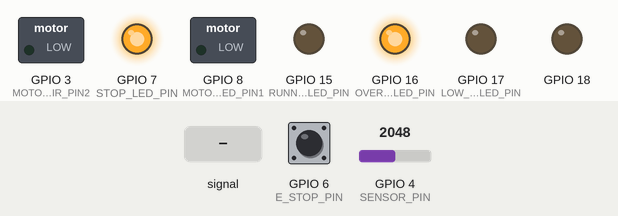
This program was run on a simulated ESP32-S3. Shown: switched loads named in the program (green lamp = pin HIGH), output pins drawn as LEDs (lit = HIGH). The inputs (shaded band) are chosen by the test bench; at power-on: GPIO 4 (SENSOR_PIN) = 2048, GPIO 6 (E_STOP_PIN) HIGH. What the program prints to the serial monitor is not drawn.

Above: at 1.2 s.
1.3 s: GPIO 4 (SENSOR_PIN) set to 1991
At 3.4 s:
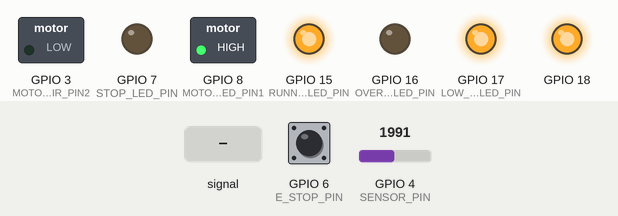
3.8 s: GPIO 4 (SENSOR_PIN) fed a 200 Hz sine of ±327 counts around its level
At 4.6 s:
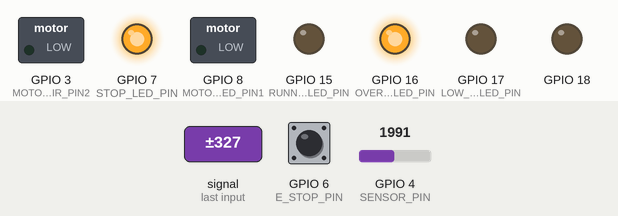
5.3 s: GPIO 6 (E_STOP_PIN) pulled LOW for 0.15 s
At 5.8 s:
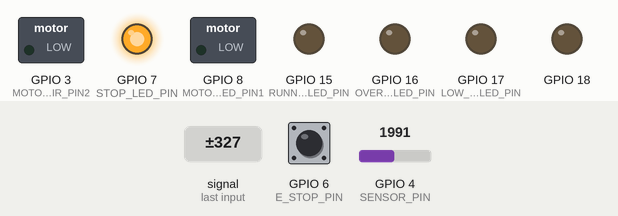
6.9 s: GPIO 6 (E_STOP_PIN) pulled LOW for 1 s
At 8.2 s:
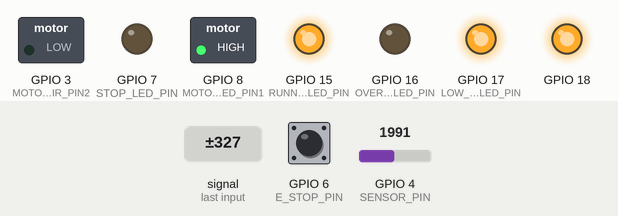
9.4 s: GPIO 6 (E_STOP_PIN) pulled LOW for 3.2 s
At 10.1 s:
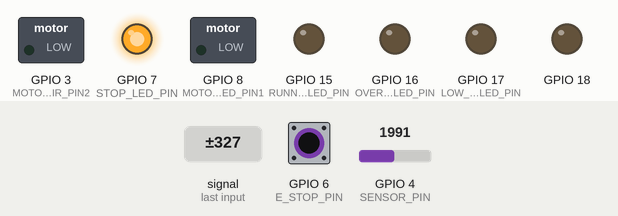
Timing chart, 0 to 12.4 s (numbered marks = the images above; inputs shaded):
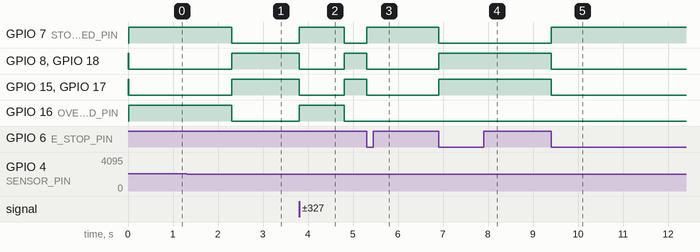

Measured:
- the behaviour switches between 2040 and 2039 on GPIO 4 (SENSOR_PIN) (found by bisection; images 0 and 1)
- after the input at 1.3 s, GPIO 7 (STOP_LED_PIN), GPIO 16 (OVERCURRENT_LED_PIN): HIGH → LOW after 1.0 s; GPIO 8 (MOTOR_SPEED_PIN1), GPIO 15 (RUNNING_LED_PIN), GPIO 17 (LOW_CURRENT_LED_PIN), GPIO 18: LOW → HIGH after 1.0 s
- after the input at 3.8 s, GPIO 7 (STOP_LED_PIN), GPIO 16 (OVERCURRENT_LED_PIN): LOW → HIGH at once, → LOW 1.0 s later; GPIO 8 (MOTOR_SPEED_PIN1), GPIO 15 (RUNNING_LED_PIN), GPIO 17 (LOW_CURRENT_LED_PIN), GPIO 18: HIGH → LOW at once, → HIGH 1.0 s later
- after the input at 5.3 s, GPIO 7 (STOP_LED_PIN): LOW → HIGH at once; GPIO 8 (MOTOR_SPEED_PIN1), GPIO 15 (RUNNING_LED_PIN), GPIO 17 (LOW_CURRENT_LED_PIN), GPIO 18: HIGH → LOW at once
- after the input at 6.9 s, GPIO 7 (STOP_LED_PIN): HIGH → LOW at once; GPIO 8 (MOTOR_SPEED_PIN1), GPIO 15 (RUNNING_LED_PIN), GPIO 17 (LOW_CURRENT_LED_PIN), GPIO 18: LOW → HIGH at once
- after the input at 9.4 s, GPIO 7 (STOP_LED_PIN): LOW → HIGH at once; GPIO 8 (MOTOR_SPEED_PIN1), GPIO 15 (RUNNING_LED_PIN), GPIO 17 (LOW_CURRENT_LED_PIN), GPIO 18: HIGH → LOW at once

The program:

main.cpp
```cpp
#include <Arduino.h>
#include "../include/CurrentSensor.h"
#include "../include/L298N.h"
#include "../include/enum_class.h"


void init_pins();
void Leds_Control(SystemState state);
void IRAM_ATTR emergency_stop_isr();
volatile unsigned long lastInterrupt = 0;
volatile unsigned long faultStartTime = 0;
const unsigned long OVERCURRENT_RECOVERY_DELAY_MS = 1000;

L298N motor(MOTOR_SPEED_PIN1, MOTOR_DIR_PIN2, MOTOR_ENA);
SystemState systemState;

volatile bool emergency_stop_triggered = false;
void setup()
{
  Serial.begin(115200);
  systemState = SystemState::RUNNING;
  init_pins();
  CurrentSensor_Init(SENSOR_PIN, CURRENT_SENSOR_SCALE);
  attachInterrupt(digitalPinToInterrupt(E_STOP_PIN), emergency_stop_isr, FALLING);
}

void loop()
{
  Leds_Control(systemState);
  if (emergency_stop_triggered)
  {
    systemState = SystemState::EMERGENCY_STOP;
    motor.stop();
    return;
  }
  if (CurrentSensor_IsOvercurrent(CURRENT_THRESHOLD, systemState))
  {
    faultStartTime = millis();
    systemState = SystemState::FAULT_OVERCURRENT;
    motor.stop();
    return;
  }
  if (systemState == SystemState::FAULT_OVERCURRENT)
  {
    if (millis() - faultStartTime < OVERCURRENT_RECOVERY_DELAY_MS)
    {
      motor.stop();
      return;
    }
  }
  systemState = SystemState::RUNNING;
  motor.forward(255);
}

void init_pins()
{
    motor.begin();
    pinMode(SENSOR_PIN, INPUT);
    pinMode(E_STOP_PIN, INPUT_PULLUP);
    pinMode(RUNNING_LED_PIN, OUTPUT);
    pinMode(STOP_LED_PIN, OUTPUT);
    pinMode(LOW_CURRENT_LED_PIN, OUTPUT);
    pinMode(OVERCURRENT_LED_PIN, OUTPUT);
}

void Leds_Control(SystemState state)
{
  switch (state)
  {
    case SystemState::STOP:
        digitalWrite(RUNNING_LED_PIN, LOW);
        digitalWrite(STOP_LED_PIN, HIGH);
        digitalWrite(LOW_CURRENT_LED_PIN, LOW);
        digitalWrite(OVERCURRENT_LED_PIN, LOW);
        break;
    case SystemState::RUNNING:
        digitalWrite(RUNNING_LED_PIN, HIGH);
        digitalWrite(STOP_LED_PIN, LOW);
        digitalWrite(LOW_CURRENT_LED_PIN, HIGH);
        digitalWrite(OVERCURRENT_LED_PIN, LOW);
        break;
    case SystemState::FAULT_OVERCURRENT:
        digitalWrite(RUNNING_LED_PIN, LOW);
        digitalWrite(STOP_LED_PIN, HIGH);
        digitalWrite(LOW_CURRENT_LED_PIN, LOW);
        digitalWrite(OVERCURRENT_LED_PIN, HIGH);
        break;
    case SystemState::EMERGENCY_STOP:
        digitalWrite(RUNNING_LED_PIN, LOW);
        digitalWrite(STOP_LED_PIN, HIGH);
        digitalWrite(LOW_CURRENT_LED_PIN, LOW);
        digitalWrite(OVERCURRENT_LED_PIN, LOW);
        break;
  }
}

void IRAM_ATTR emergency_stop_isr()
{
  unsigned long now = millis();

  if (now - lastInterrupt < 200)
      return;
  lastInterrupt = now;
  emergency_stop_triggered = !emergency_stop_triggered;
}
```

CurrentSensor.h
```cpp
#ifndef CURRENT_SENSOR_H
#define CURRENT_SENSOR_H

#include "config.h"
#include "enum_class.h"

#define alpha 0.3 // Low-pass filter coefficient for smoothing current readings


void CurrentSensor_Init(int8_t pin, float sensitivity);
float CurrentSensor_ReadAmps();
bool CurrentSensor_IsOvercurrent(float threshold, volatile SystemState &systemState);

#endif
```

L298N.h
```cpp
#ifndef L298N_H
#define L298N_H

#include "config.h"
class L298N {
private:
    uint8_t _pin1;
    uint8_t _pin2;
    uint8_t _currentspeed;
    uint8_t _currentdirection;
    uint8_t _ena;
public:
    L298N(const uint8_t &pin1, const uint8_t &pin2, const uint8_t &ena);
    void begin();
    void forward(uint8_t speed);
    void reverse(uint8_t &speed);
    void stop();
    void Brake();
};

#endif
```

enum_class.h
```cpp
#pragma once

enum class SystemState
{
    STOP,
    RUNNING,
    FAULT_OVERCURRENT,
    EMERGENCY_STOP
};
```

CurrentSensor.cpp
```cpp
#include "../include/CurrentSensor.h"

static int8_t currentSensorPin = -1;

void CurrentSensor_Init(int8_t pin, float sensitivity) {
    currentSensorPin = pin;
    analogSetPinAttenuation(pin, ADC_11db); // Set the attenuation for the ADC pin which is the default for ESP32, allowing for a wider voltage range (0-3.3V)
}

float CurrentSensor_ReadAmps()
{
    int sum;
    float averageVoltage;
    float voltage;
    float current;
    static float filteredCurrent = 0.0;

    sum = 0;
    for (int i = 0; i < 20; i++)
    {
        sum += analogRead(SENSOR_PIN);
        delayMicroseconds(5); // Small delay to allow for ADC stabilization
    }
    averageVoltage = sum / 20.0;
    voltage = (averageVoltage / 4095.0) * 3.3; // Convert ADC value to voltage (assuming 12-bit ADC and 3.3V reference)
    current = (voltage - CURRENT_SENSOR_OFFSET) / CURRENT_SENSOR_SCALE; // Convert voltage to current using the sensor's scale factor and offset
    filteredCurrent += alpha * (current - filteredCurrent); // Apply low-pass filter to smooth the current reading using Exponential Moving Average (EMA) method

    return filteredCurrent;
}

bool CurrentSensor_IsOvercurrent(float threshold, volatile SystemState &systemState)
{
    float current = CurrentSensor_ReadAmps();
    Serial.print("Current: ");
    Serial.print(current, 2); // Print current with 2 decimal places
    Serial.println(" A");

    if (current > threshold)
    {
        if (systemState != SystemState::EMERGENCY_STOP)
        {
            systemState = SystemState::FAULT_OVERCURRENT;
        }
        return true;
    }
    return false;
}
```

L298N.cpp
```cpp
#include "../include/L298N.h"

L298N::L298N(const uint8_t &pin1, const uint8_t &pin2, const uint8_t &ena)
{
    this->_pin1 = pin1;
    this->_pin2 = pin2;
    _currentspeed = 0;
    _currentdirection = 0;
    _ena = ena;
}

void L298N::begin()
{
    pinMode(_pin1, OUTPUT);
    pinMode(_pin2, OUTPUT);
    pinMode(_ena, OUTPUT);
    stop();
}

void L298N::forward(uint8_t speed)
{
    _currentspeed = speed;
    _currentdirection = 1;
    analogWrite(_ena, _currentspeed);
    digitalWrite(_pin1, HIGH);
    digitalWrite(_pin2, LOW);
}

void L298N::reverse(uint8_t &speed)
{
    _currentspeed = speed;
    _currentdirection = 2;
    analogWrite(_ena, _currentspeed);
    digitalWrite(_pin1, LOW);
    digitalWrite(_pin2, HIGH);
}

void L298N::stop()
{
    _currentspeed = 0;
    _currentdirection = 0;
    analogWrite(_ena, _currentspeed);
    digitalWrite(_pin1, LOW);
    digitalWrite(_pin2, LOW);
}

void L298N::Brake()
{
    _currentspeed = 0;
    _currentdirection = 0;
    analogWrite(_ena, 255);
    digitalWrite(_pin1, HIGH);
    digitalWrite(_pin2, HIGH);
}
```

config.h
```cpp
#ifndef CONFIG_H
#define CONFIG_H

#include <stdint.h>
#include <Arduino.h>
// 298N Motor Control Pins
constexpr uint8_t  SENSOR_PIN = 4;
constexpr uint8_t  MOTOR_SPEED_PIN1 = 8;
constexpr uint8_t  MOTOR_DIR_PIN2 = 3;

constexpr uint8_t  MOTOR_ENA = 18;
constexpr uint8_t  E_STOP_PIN = 6;
constexpr uint8_t  RUNNING_LED_PIN = 15;
constexpr uint8_t  STOP_LED_PIN = 7;
constexpr uint8_t  LOW_CURRENT_LED_PIN = 17;
constexpr uint8_t  OVERCURRENT_LED_PIN = 16;

// Current Sensor Parameters
constexpr float CURRENT_THRESHOLD = 0.7; // Current threshold in Amperes
constexpr float CURRENT_SENSOR_OFFSET = 1.5585;
constexpr float CURRENT_SENSOR_SCALE = 0.122;

#endif // CONFIG_H
```
